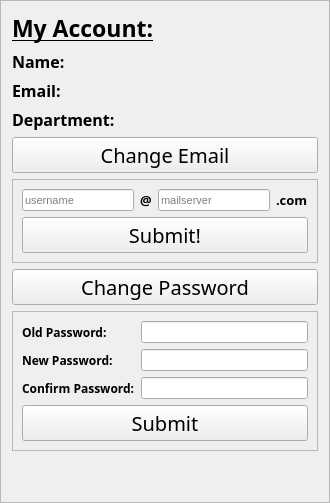
         <widget class="QFrame" name="doctorSettingFrame">
          <property name="sizePolicy">
           <sizepolicy hsizetype="Fixed" vsizetype="Preferred">
            <horstretch>0</horstretch>
            <verstretch>0</verstretch>
           </sizepolicy>
          </property>
          <property name="minimumSize">
           <size>
            <width>330</width>
            <height>0</height>
           </size>
          </property>
          <property name="maximumSize">
           <size>
            <width>330</width>
            <height>16777215</height>
           </size>
          </property>
          <property name="frameShape">
           <enum>QFrame::StyledPanel</enum>
          </property>
          <property name="frameShadow">
           <enum>QFrame::Raised</enum>
          </property>
          <layout class="QVBoxLayout" name="verticalLayout_15">
           <item>
            <widget class="QLabel" name="label_97">
             <property name="font">
              <font>
               <family>MV Boli</family>
               <pointsize>17</pointsize>
               <weight>75</weight>
               <bold>true</bold>
               <underline>true</underline>
              </font>
             </property>
             <property name="text">
              <string>My Account:</string>
             </property>
            </widget>
           </item>
           <item>
            <layout class="QVBoxLayout" name="verticalLayout_10">
             <item>
              <widget class="QLabel" name="doctorSettingName">
               <property name="font">
                <font>
                 <family>MV Boli</family>
                 <pointsize>12</pointsize>
                 <weight>75</weight>
                 <bold>true</bold>
                </font>
               </property>
               <property name="text">
                <string>Name:</string>
               </property>
              </widget>
             </item>
             <item>
              <widget class="QLabel" name="doctorSettingEmail">
               <property name="font">
                <font>
                 <family>MV Boli</family>
                 <pointsize>12</pointsize>
                 <weight>75</weight>
                 <bold>true</bold>
                </font>
               </property>
               <property name="text">
                <string>Email:</string>
               </property>
              </widget>
             </item>
             <item>
              <widget class="QLabel" name="doctorSettingDepartment">
               <property name="font">
                <font>
                 <family>MV Boli</family>
                 <pointsize>12</pointsize>
                 <weight>75</weight>
                 <bold>true</bold>
                </font>
               </property>
               <property name="text">
                <string>Department:</string>
               </property>
              </widget>
             </item>
            </layout>
           </item>
           <item>
            <widget class="QPushButton" name="doctorSettingChangeEmail">
             <property name="sizePolicy">
              <sizepolicy hsizetype="Expanding" vsizetype="Fixed">
               <horstretch>0</horstretch>
               <verstretch>0</verstretch>
              </sizepolicy>
             </property>
             <property name="font">
              <font>
               <family>Impact</family>
               <pointsize>15</pointsize>
              </font>
             </property>
             <property name="text">
              <string>Change Email</string>
             </property>
            </widget>
           </item>
           <item>
            <widget class="QFrame" name="doctorSettingChangeEmailFrame">
             <property name="frameShape">
              <enum>QFrame::StyledPanel</enum>
             </property>
             <property name="frameShadow">
              <enum>QFrame::Raised</enum>
             </property>
             <layout class="QVBoxLayout" name="verticalLayout_14">
              <item>
               <layout class="QHBoxLayout" name="horizontalLayout_18">
                <item>
                 <widget class="QLineEdit" name="doctorSettingChangeEmailUser">
                  <property name="font">
                   <font>
                    <family>MS Shell Dlg 2</family>
                    <pointsize>8</pointsize>
                    <weight>50</weight>
                    <bold>false</bold>
                   </font>
                  </property>
                  <property name="maxLength">
                   <number>64</number>
                  </property>
                  <property name="placeholderText">
                   <string>username</string>
                  </property>
                 </widget>
                </item>
                <item>
                 <widget class="QLabel" name="label_101">
                  <property name="font">
                   <font>
                    <family>MV Boli</family>
                    <pointsize>10</pointsize>
                    <weight>75</weight>
                    <bold>true</bold>
                   </font>
                  </property>
                  <property name="text">
                   <string>@</string>
                  </property>
                 </widget>
                </item>
                <item>
                 <widget class="QLineEdit" name="doctorSettingChangeEmailServer">
                  <property name="font">
                   <font>
                    <family>MS Shell Dlg 2</family>
                    <pointsize>8</pointsize>
                    <weight>50</weight>
                    <bold>false</bold>
                   </font>
                  </property>
                  <property name="maxLength">
                   <number>32</number>
                  </property>
                  <property name="placeholderText">
                   <string>mailserver</string>
                  </property>
                 </widget>
                </item>
                <item>
                 <widget class="QLabel" name="label_102">
                  <property name="font">
                   <font>
                    <family>MV Boli</family>
                    <pointsize>10</pointsize>
                    <weight>75</weight>
                    <bold>true</bold>
                   </font>
                  </property>
                  <property name="text">
                   <string>.com</string>
                  </property>
                 </widget>
                </item>
               </layout>
              </item>
              <item>
               <widget class="QPushButton" name="doctoerSettingChangeEmailSubmit">
                <property name="sizePolicy">
                 <sizepolicy hsizetype="Expanding" vsizetype="Fixed">
                  <horstretch>0</horstretch>
                  <verstretch>0</verstretch>
                 </sizepolicy>
                </property>
                <property name="font">
                 <font>
                  <family>Impact</family>
                  <pointsize>15</pointsize>
                 </font>
                </property>
                <property name="text">
                 <string>Submit!</string>
                </property>
               </widget>
              </item>
             </layout>
            </widget>
           </item>
           <item>
            <widget class="QPushButton" name="doctorSettingChangePassword">
             <property name="sizePolicy">
              <sizepolicy hsizetype="Expanding" vsizetype="Fixed">
               <horstretch>0</horstretch>
               <verstretch>0</verstretch>
              </sizepolicy>
             </property>
             <property name="font">
              <font>
               <family>Impact</family>
               <pointsize>15</pointsize>
              </font>
             </property>
             <property name="text">
              <string>Change Password</string>
             </property>
            </widget>
           </item>
           <item>
            <widget class="QFrame" name="doctorSettingChangePasswordFrame">
             <property name="frameShape">
              <enum>QFrame::StyledPanel</enum>
             </property>
             <property name="frameShadow">
              <enum>QFrame::Raised</enum>
             </property>
             <layout class="QFormLayout" name="formLayout_18">
              <item row="0" column="0">
               <widget class="QLabel" name="label_103">
                <property name="font">
                 <font>
                  <family>MV Boli</family>
                  <pointsize>9</pointsize>
                  <weight>75</weight>
                  <bold>true</bold>
                 </font>
                </property>
                <property name="text">
                 <string>Old Password:</string>
                </property>
               </widget>
              </item>
              <item row="0" column="1">
               <widget class="QLineEdit" name="doctorSettingChangePasswordOldPass">
                <property name="echoMode">
                 <enum>QLineEdit::Password</enum>
                </property>
               </widget>
              </item>
              <item row="1" column="0">
               <widget class="QLabel" name="label_104">
                <property name="font">
                 <font>
                  <family>MV Boli</family>
                  <pointsize>9</pointsize>
                  <weight>75</weight>
                  <bold>true</bold>
                 </font>
                </property>
                <property name="text">
                 <string>New Password:</string>
                </property>
               </widget>
              </item>
              <item row="1" column="1">
               <widget class="QLineEdit" name="doctorSettingChangePasswordNewPass">
                <property name="echoMode">
                 <enum>QLineEdit::Password</enum>
                </property>
               </widget>
              </item>
              <item row="2" column="0">
               <widget class="QLabel" name="label_105">
                <property name="font">
                 <font>
                  <family>MV Boli</family>
                  <pointsize>9</pointsize>
                  <weight>75</weight>
                  <bold>true</bold>
                 </font>
                </property>
                <property name="text">
                 <string>Confirm Password:</string>
                </property>
               </widget>
              </item>
              <item row="2" column="1">
               <widget class="QLineEdit" name="doctorSettingChangePasswordConfirmPass">
                <property name="echoMode">
                 <enum>QLineEdit::Password</enum>
                </property>
               </widget>
              </item>
              <item row="3" column="0" colspan="2">
               <widget class="QPushButton" name="doctorSettingChangePasswordSubmit">
                <property name="sizePolicy">
                 <sizepolicy hsizetype="Expanding" vsizetype="Fixed">
                  <horstretch>0</horstretch>
                  <verstretch>0</verstretch>
                 </sizepolicy>
                </property>
                <property name="font">
                 <font>
                  <family>Impact</family>
                  <pointsize>15</pointsize>
                 </font>
                </property>
                <property name="text">
                 <string>Submit</string>
                </property>
               </widget>
              </item>
             </layout>
            </widget>
           </item>
           <item>
            <spacer name="verticalSpacer_13">
             <property name="orientation">
              <enum>Qt::Vertical</enum>
             </property>
             <property name="sizeHint" stdset="0">
              <size>
               <width>20</width>
               <height>40</height>
              </size>
             </property>
            </spacer>
           </item>
          </layout>
         </widget>
